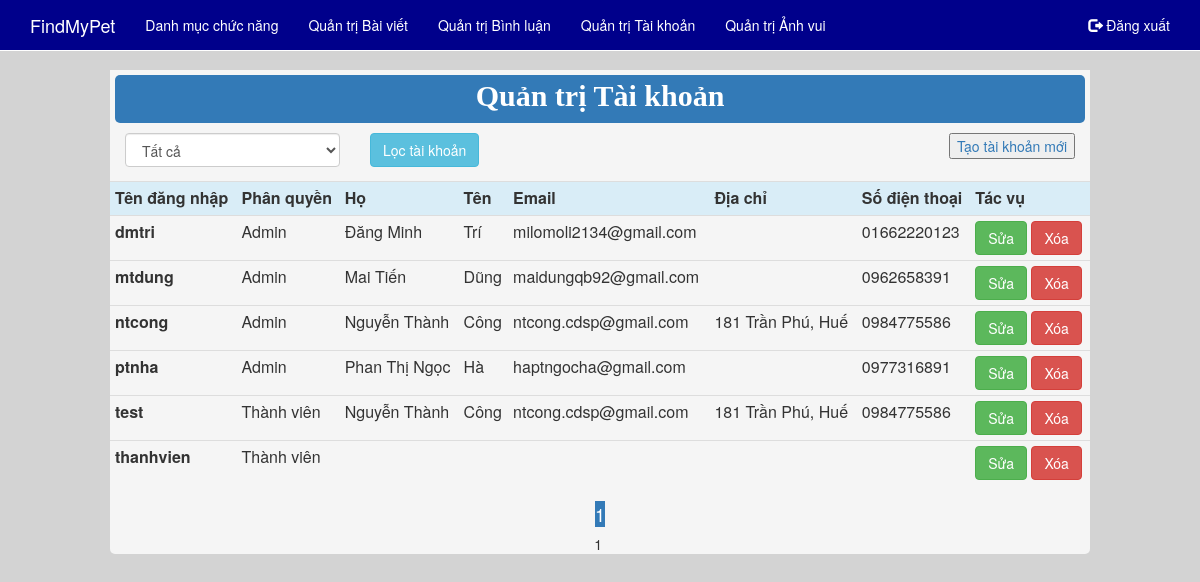
The page /Admin/QLTaiKhoan.php (signed in) on the database its author committed.
### tables this page shows
CREATE TABLE IF NOT EXISTS `user` (
  `TenDN` varchar(55) NOT NULL,
  `MatKhau` varchar(55) NOT NULL,
  `MaPhanQuyen` int(11) NOT NULL,
  `Ho` varchar(50) NOT NULL,
  `Ten` varchar(50) NOT NULL,
  `Email` varchar(50) NOT NULL,
  `DiaChi` varchar(200) NOT NULL,
  `SoDienThoai` varchar(20) NOT NULL
);

CREATE TABLE IF NOT EXISTS `phanquyen` (
  `MaPhanQuyen` int(11) NOT NULL,
  `MoTa` text NOT NULL
);

### Admin/QLTaiKhoan.php (the view, shortened to what this page needs)
<html>
<head>
    <link href="../Bootstrap/css/bootstrap.min.css" rel="stylesheet">
    <link href="../css/menu.css" rel="stylesheet">
    <link rel="stylesheet" type="text/css" href="../css/style.css" media="screen" />
</head>
<body style="background-color: lightgrey;min-height:100%;">
	<?php
        include("menu_Admin.php");
    ?>
<div class="container" style="background-color: whitesmoke;width:980px; border-radius: 5px;">
	<div class="row" style="background-color: whitesmoke;padding-top: 5px;">
    	<p class="bg-primary" style="margin-right: 5px;margin-left: 5px;font-size: 30px;color:white;font-family: tahoma;text-align: center;border-radius:5px;padding-bottom: 5px;"> <b>Quản trị Tài khoản</b> </p>
    </div>
    <div class="row">
        <div class="col-md-3">
        	<form name="frmLoc" method="post">
                <select class="form-control" name="slPhanQuyen">
                	<option value='0'> Tất cả</option>;
                </select>
		</div>
                <div class="col-md-3" align="left">
                	<button type="submit" class="btn btn-info" name="submit">Lọc tài khoản</button>
                </div>
        <div class="col-md-6" align="right">
        <p><a href="TaiKhoan_Tao.php"><input type="button" value="Tạo tài khoản mới"/></a> </p>
        </div>
	</div>
	<div class="row" align="center">
        <table class="table table-condensed">
        <tr>
            <th class="info" >Tên đăng nhập</th>
            <th class="info" >Phân quyền</th>
			<th class="info" >Họ</th>
            <th class="info" >Tên</th>
            <th class="info" >Email</th>
            <th class="info" >Địa chỉ</th>
            <th class="info" >Số điện thoại</th>
            <th class="info" >Tác vụ</th>
        </tr>
        <?php
            $conn = ConnectDB::connect();
            $sql = "SELECT TenDN, MoTa, Ho, Ten, Email, DiaChi, SoDienThoai FROM User AS A INNER JOIN PhanQuyen AS B ON A.MaPhanQuyen = B.MaPhanQuyen ORDER BY TenDN ASC";
			$row_per_page=10;
            $resultAll = mysqli_query($conn, $sql);
			$rows = $resultAll->num_rows;
			if ($rows>$row_per_page) $page=ceil($rows/$row_per_page);
			else $page=1;
			if(array_key_exists('start',$_GET))
			{
				$start = $_GET['start'];
			}
			else
				$start = 0;
			$sql .= " LIMIT ".$start.",".$row_per_page;
			$result = mysqli_query($conn, $sql);
            if($result->num_rows > 0)
            {
                while($row = $result->fetch_assoc())
                {
                    echo "<tr>";
                        echo "<th>". $row['TenDN'] ."</th>";
                        echo "<td>". $row['MoTa'] ."</td>";
						echo "<td>". $row['Ho'] ."</td>";
						echo "<td>". $row['Ten'] ."</td>";
						echo "<td>". $row['Email'] ."</td>";
						echo "<td>". $row['DiaChi'] ."</td>";
						echo "<td>". $row['SoDienThoai'] ."</td>";
                        echo "<td>
                            <a href='TaiKhoan_Sua.php?TenDN=".$row['TenDN']."'><input type='button' value='Sửa' class='btn btn-success'/></a>
                            <a href='TaiKhoan_Xoa.php?TenDN=".$row['TenDN']."'> <input type='button' value='Xóa' class='btn btn-danger'/> </a>
                            </td>";
                    echo "</tr>";
                }
            }
        ?>
		</table>
        <?php
		$page_cr=($start/$row_per_page)+1;
		echo "<h4><span class='bg-primary'>". $page_cr."</span></h4>";
		for($i=1;$i<=$page;$i++)
		{
		 if ($page_cr!=$i) echo "<a href='QLTaiKhoan.php?start=".$row_per_page*($i-1)."'><span>".$i."&nbsp;</span></a>";
		 else echo "<span>".$i."&nbsp;</span>";
		}
		?>
    </div>
</div>
</body>
</html>

### rows shown on the page
user: TenDN "dmtri", phanquyen.MoTa "Admin", Ho "Đăng Minh", Ten "Trí", Email "milomoli2134@gmail.com", SoDienThoai "01662220123"
user: TenDN "mtdung", phanquyen.MoTa "Admin", Ho "Mai Tiến", Ten "Dũng", Email "maidungqb92@gmail.com", SoDienThoai "0962658391"
user: TenDN "ntcong", phanquyen.MoTa "Admin", Ho "Nguyễn Thành", Ten "Công", Email "ntcong.cdsp@gmail.com", DiaChi "181 Trần Phú, Huế", SoDienThoai "0984775586"
user: TenDN "ptnha", phanquyen.MoTa "Admin", Ho "Phan Thị Ngọc", Ten "Hà", Email "haptngocha@gmail.com", SoDienThoai "0977316891"
user: TenDN "test", phanquyen.MoTa "Thành viên", Ho "Nguyễn Thành", Ten "Công", Email "ntcong.cdsp@gmail.com", DiaChi "181 Trần Phú, Huế", SoDienThoai "0984775586"
user: TenDN "thanhvien", phanquyen.MoTa "Thành viên"

### other values the page prints
$page_cr "1"
